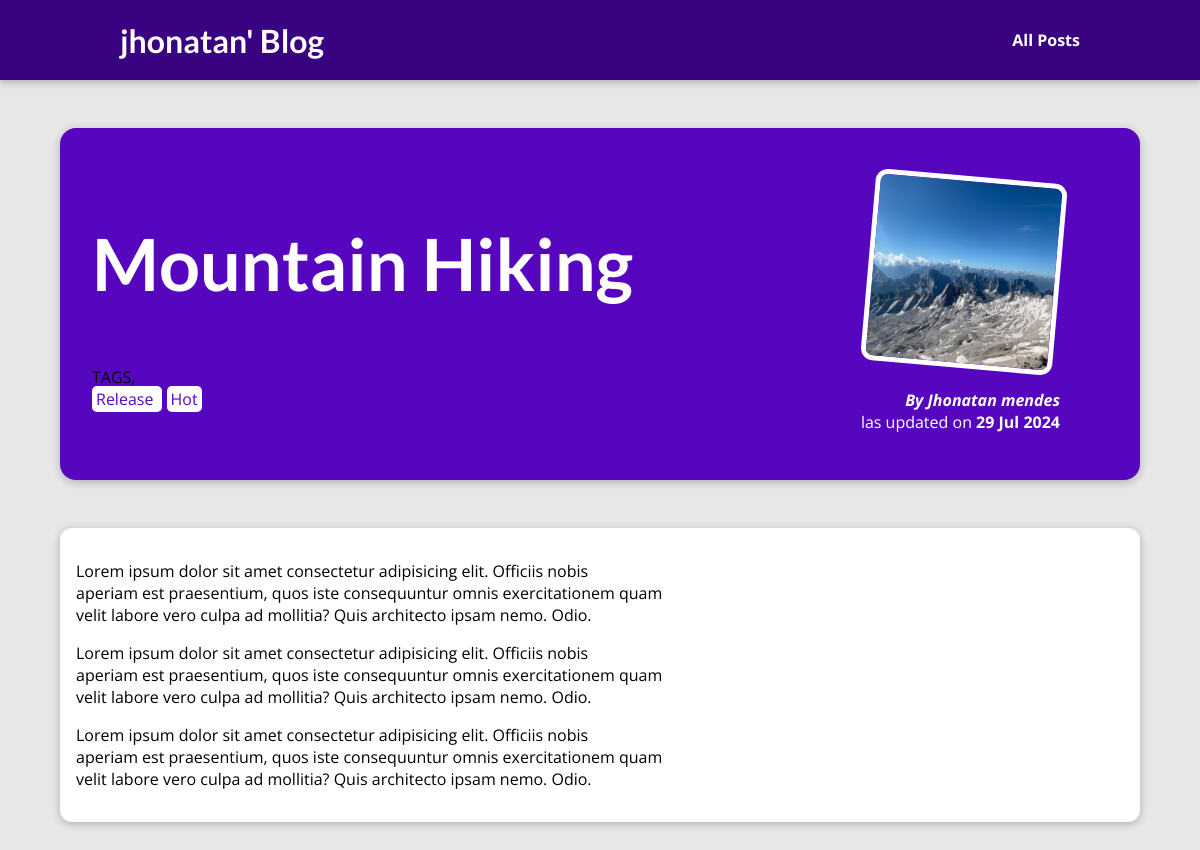
The page /posts/hike-in-the-mountains on the database its author committed.
### blog/models.py (models this page shows, shortened)
class Post(models.Model):
    title = models.CharField(max_length=200)
    excerpt= models.TextField()
    image_name = models.CharField(max_length=200)
    date = models.DateTimeField(auto_now=False)
    slug = models.SlugField(unique=True)
    content = models.TextField(MinLengthValidator(10) )
    caption = models.ManyToManyField(Tag, null=True, blank=True)
    author = models.ForeignKey(Author,null=True, on_delete=models.SET_NULL, related_name="posts")

class Tag(models.Model):
    caption = models.CharField(max_length=30)

class Author(models.Model):
    first_name = models.CharField(max_length=200)
    last_name = models.CharField(max_length=200)
    email = models.EmailField( null=True)
    def full_name(self):
        return f"{self.first_name} {self.last_name}"
    def __str__(self):
        return  self.full_name()

### blog/views.py (the view)
# urls.py: path("posts/<slug:slug>", views.post_detail, name="post-detail-page"),
def post_detail(request, slug):
    identified_post = get_object_or_404(Post, slug=slug)
    return render(request, 'blog/post-detail.html', {"post": identified_post})

### blog/templates/blog/post-detail.html (shortened to what this page needs)
{% extends 'base.html' %}
{% load static %}
{% block css_files  %}
<link rel="stylesheet" href="{% static 'blog/post-detail.css' %}">
{% endblock %}
{% block content  %}
<section id="summary">
    <h2>{{post.title}}</h2>
    <div>
        TAGS,
        <div>
          {% for tag in post.caption.all %}
                <span class="tag"> {{tag.caption}} </span>
            {% endfor %}
        </div>
    </div>
    <article>
        <img src=" {% static 'blog/images/'|add:post.image_name %}" alt="{{post.title}}">
        <address>By <a  href="mailto:{{post.author.email}}">{{post.author}} </a>  </address>
        las updated on  <time>{{ post.date|date:" d M Y" }}</time>
    </article>
</section>
<main>
    {{post.content|linebreaks }}
</main>
{% endblock %}

### static/app.css (style rules this page uses)
* { box-sizing: border-box; }
html { font-family: 'Open Sans', 'Lato', sans-serif; }
body { margin: 0; }
h1, h2, h3 { font-family: 'Lato', sans-serif; font-weight: bold; }

### blog/static/blog/post-detail.css (style rules this page uses)
body { background-color: #e7e7e7; }
#summary { margin: 8rem auto 3rem auto; padding: 2rem; width: 90%; max-width: 90rem; border-radius: 16px; background-color: #5706c0; position: relative; box-shadow: 0 2px 8px rgba(0, 0, 0, 0.25); height: 22rem; }
#summary h2 { color: white; font-size: 4.5rem; margin-bottom: 0.25; }
#summary article { position: absolute; top: 2rem; right: 3rem; padding: 1rem 2rem; border-radius: 12px; text-align: right; color: white; }
#summary article img { width: 12rem; height: 12rem; border-radius: 12px; transform: rotateZ(5deg); border: 5px solid white; margin-bottom: 1rem; }
#summary address { font-weight: bold; }
#summary time { font-weight: bold; }
#summary a { color: white; text-decoration: none; }
main { width: 90%; max-width: 90rem; margin: 3rem auto; background-color: white; padding: 1rem; border-radius: 12px; box-shadow: 0 2px 8px rgba(0, 0, 0, 0.25); }
.tag { background-color: white; color: #5706c0; border-radius: 5px; margin-right: 5px; padding: 2px 4px; }

### rows shown on the page
Post: title "Mountain Hiking", image_name (picture), author "Jhonatan mendes", date "29 Jul 2024", content "Lorem ipsum dolor sit amet consectetur adipisicing elit. Officiis nobis aperiam est praesentium, quos iste consequuntur omnis exercitationem quam velit labore vero culpa ad mollitia? Quis architecto ipsam nemo. Odio. Lorem ipsum dolor sit amet consectetur adipisicing elit. Officiis nobis aperiam est praesentium, quos iste consequuntur omnis exercitationem quam velit labore vero culpa ad mollitia? Quis architecto ipsam nemo. Odio. Lorem ipsum dolor sit amet consectetur adipisicing elit. Officiis nobis aperiam est praesentium, quos iste consequuntur omnis exercitationem quam velit labore vero culpa ad mollitia? Quis architecto ipsam nemo. Odio."
Tag: caption "Release"
Tag: caption "Hot"
